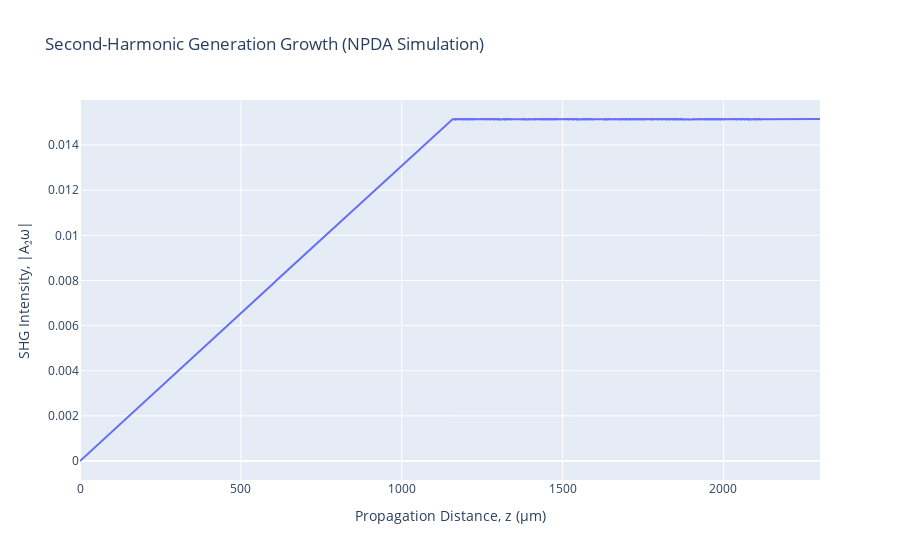

Notebook cell for this chart:
### Code cell
import plotly.graph_objects as go

shg_intensity = jnp.abs(full_trace)

# Plotlyでグラフを作成・表示
fig = go.Figure(data=go.Scatter(x=z_coords, y=shg_intensity, mode="lines", name="SHG Intensity"))

fig.update_layout(
    title="Second-Harmonic Generation Growth (NPDA Simulation)",
    xaxis_title="Propagation Distance, z (μm)",
    yaxis_title="SHG Intensity, |A₂ω|",
)

fig.show()

### Figure 1 — Plotly figure (JSON) as saved in the notebook; plotly's stock layout.template omitted (floating-point values rounded to 4 significant figures; data arrays with more than 128 entries replaced by an {"elided": "..."} marker saying what was removed)
{"data": [{"mode": "lines", "name": "SHG Intensity", "type": "scatter", "x": {"elided": "1490 float values"}, "y": {"elided": "1490 float values"}}], "layout": {"title": {"text": "Second-Harmonic Generation Growth (NPDA Simulation)"}, "xaxis": {"title": {"text": "Propagation Distance, z (μm)"}}, "yaxis": {"title": {"text": "SHG Intensity, |A₂ω|"}}}}
